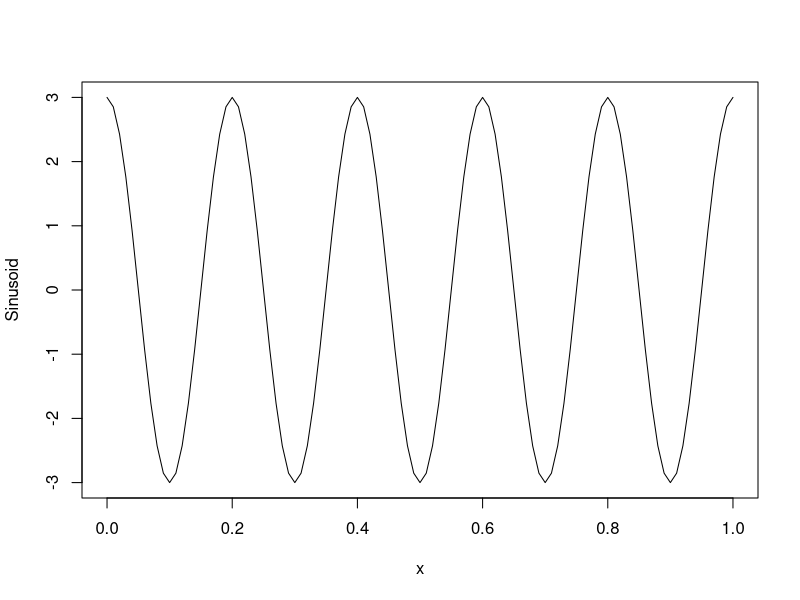
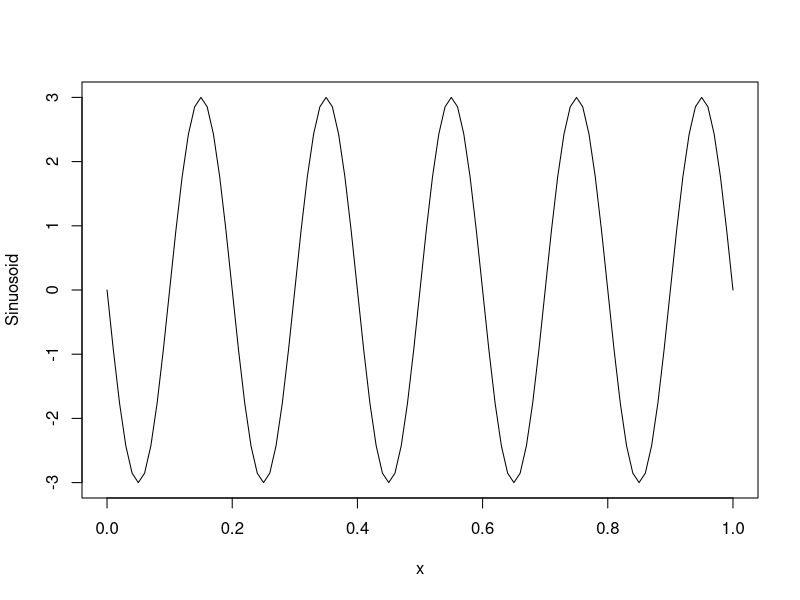
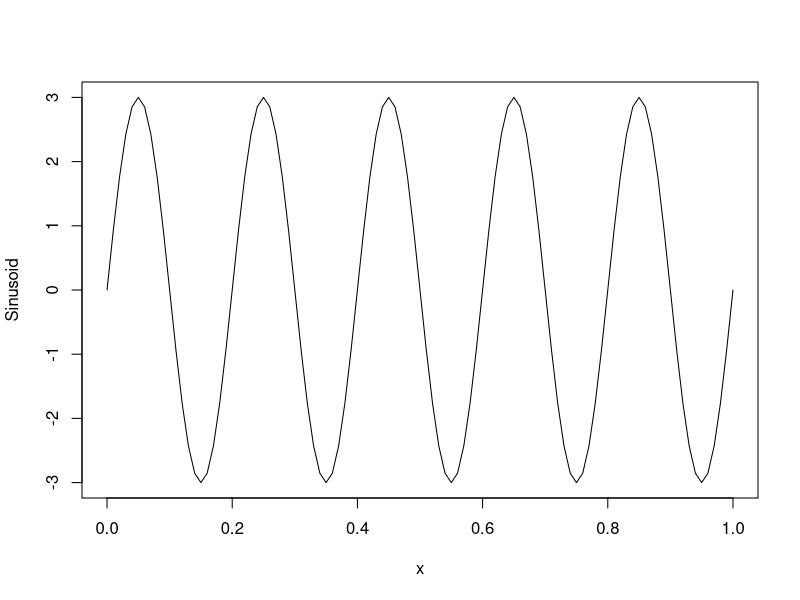
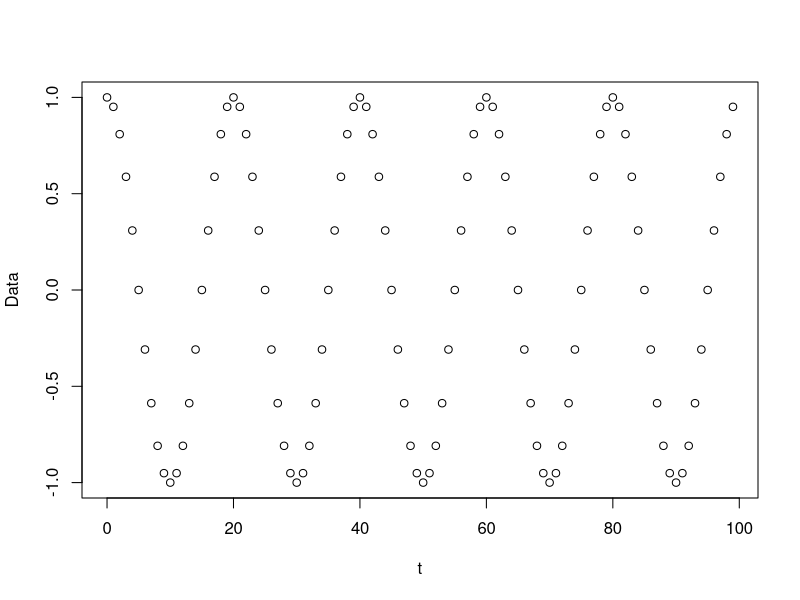
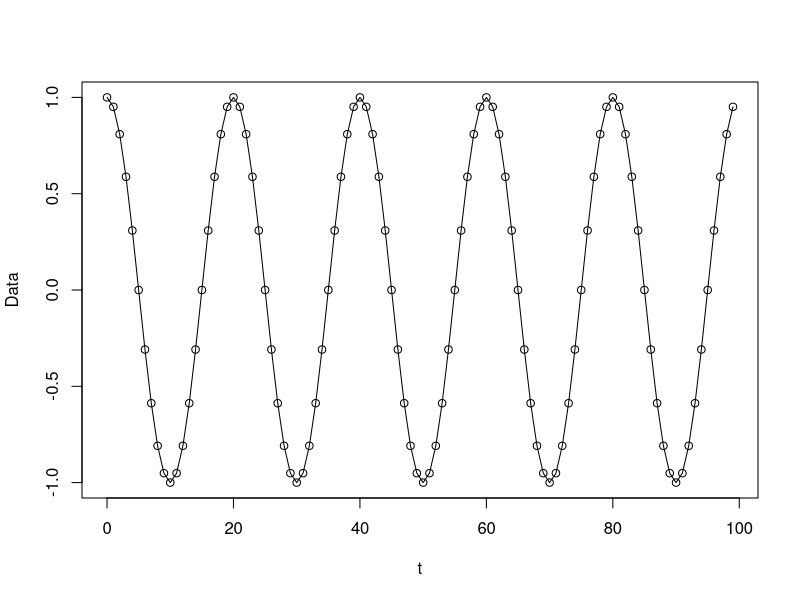
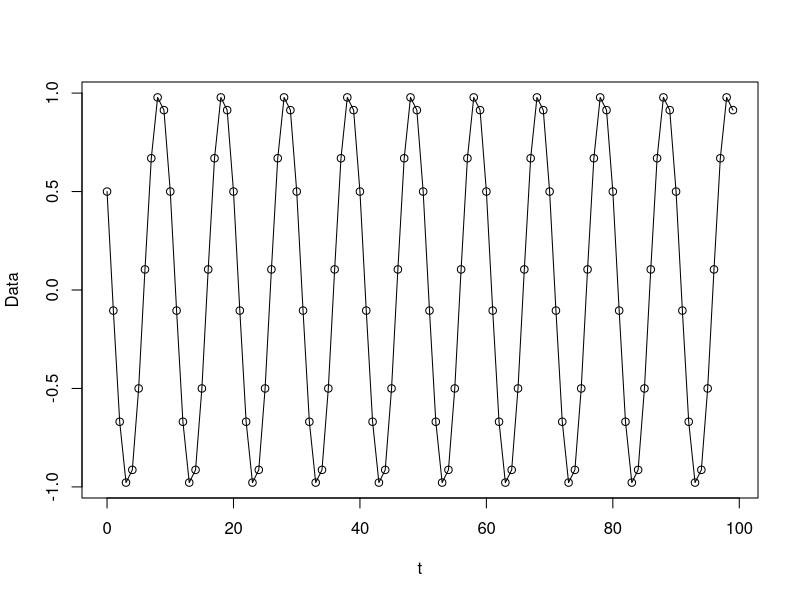
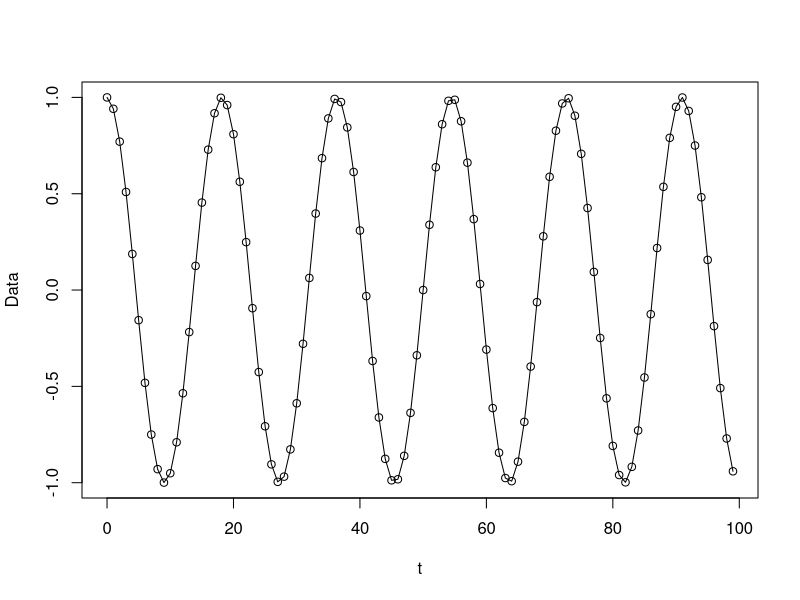
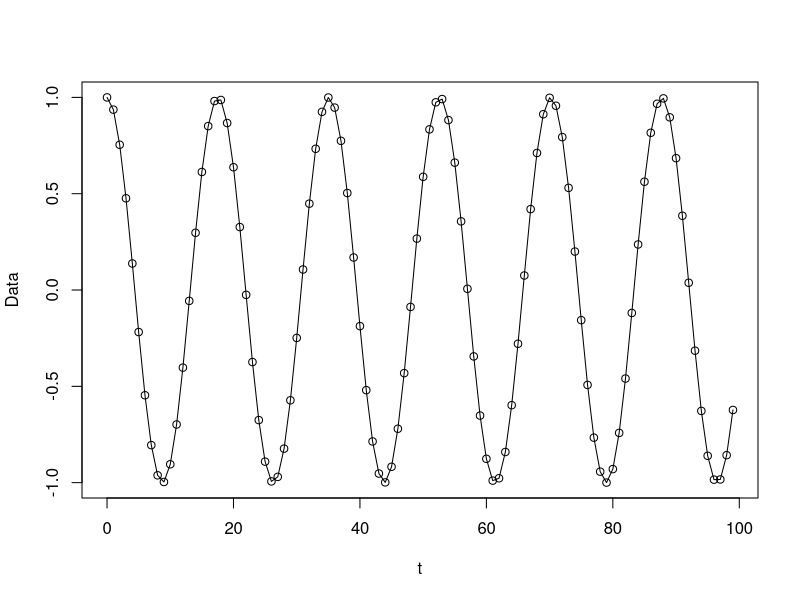

These charts were generated, in order, by the following R code:
#FREQUENCY DOMAIN ANALYSIS
#SINUSOIDS
R = 3
f = 5
Ph = 0
bcf = function(t){R*cos(2*pi*f*t + Ph)}
plot(bcf, ylab = "Sinusoid")

Ph = pi/2
bcf = function(t){R*cos(2*pi*f*t + Ph)}
plot(bcf, ylab = "Sinuosoid")

Ph = -pi/2
bcf = function(t){R*cos(2*pi*f*t + Ph)}
plot(bcf, ylab = "Sinusoid")


#Guess sinusoid from data
t = 0:99; cos1 = cos(2*pi*t*(5/100))
plot(t, cos1, ylab = "Data")
plot(t, cos1, ylab = "Data", type = "o")

t = 0:99; cos2 = cos(2*pi*t*(10/100) + (pi/3))
plot(t, cos2, ylab = "Data", type = "o")

t = 0:99; cos2 = cos(2*pi*t*(5.5/100))
plot(t, cos2, ylab = "Data", type = "o")

t = 0:99; cos2 = cos(2*pi*t*(5.7/100))
plot(t, cos2, ylab = "Data", type = "o")
#Sinusoids with frequencies of the form (j/n) are easy to guess (here n is the data size and j is an integer). These frequencies are called Fourier frequencies. 

#Understanding the DFT
n = 11
x = rnorm(n)
fft(x)
pgram = abs(fft(x)[1:6])^2/n
plot(pgram, type = "h")

n = 12
x = rnorm(n)
fft(x)
pgram = abs(fft(x)[1:7])^2/n
plot(pgram, type = "h")

#Guessing Sinusoids
n = 11
tme = 0:(n-1)
f = 1/n
x = cos(2*pi*f*tme)
plot(tme, x, type = "o")

#DFT
fft(x)[1:6]
abs(fft(x)[1:6])

x = 100 + x
fft(x)[1:6]
abs(fft(x)[1:6])

#Periodogram
plot(1:5, abs(fft(x)[2:6])^2/n)
#Better plot:
plot(1:5, abs(fft(x)[2:6])^2/n, type = "h", ylab = "Periodogram")
abline(h = 0)
#Thus for the cosine of frequency 1/n, I(j/n) equals zero for all j = 2, 3, 4, 5.

f = 1/n
x = 100*sin(2*pi*f*tme)
plot(tme, x, type = "o")
plot(1:5, abs(fft(x)[2:6])^2/n, type = "h", ylab = "Periodogram")
abline(h = 0)

f = 1/n
x = 10*sin(2*pi*f*tme) + 3*cos(2*pi*f*tme)
plot(tme, x, type = "o")
plot(1:5, abs(fft(x)[2:6])^2/n, type = "h", ylab = "Periodogram")
abline(h = 0)

#Larger n
n = 100
tme = 0:(n-1)
f = 1/n
x = 10*sin(2*pi*f*tme) + 3*cos(2*pi*f*tme)
plot(tme, x, type = "o")
plot(1:50, abs(fft(x)[2:51])^2/n, type = "h", ylab = "Periodogram")
abline(h = 0)

n = 100
tme = 0:(n-1)
f = 6/n
x = 10*sin(2*pi*f*tme) + 3*cos(2*pi*f*tme)
plot(tme, x, type = "o")
plot(1:50, abs(fft(x)[2:51])^2/n, type = "h", ylab = "Periodogram")
abline(h = 0)

#Two Frequencies
n = 100
tme = 0:(n-1)
f1 = 0.25
f2 = 0.1
x = 10*sin(2*pi*f1*tme) + 3*cos(2*pi*f1*tme) + 5*cos(2*pi*f2*tme)
plot(tme, x, type = "o")
plot(1:50, abs(fft(x)[2:51])^2/n, type = "h", ylab = "Periodogram")
abline(h = 0)
#Once frequencies are figured out, one can do a linear regression to figure out amplitudes and phases. 
x1 = cos(2*pi*f1*tme)
x2 = sin(2*pi*f1*tme)
x3 = cos(2*pi*f2*tme)
x4 = sin(2*pi*f2*tme)
reg = lm(x ~ 1 + x1 + x2 + x3 + x4)
summary(reg)


#Five Frequencies
n = 100
tme = 0:(n-1)
f1 = 0.25
f2 = 0.1
f3 = 0.33
f4 = 0.01
f5 = 0.15
x = 10*sin(2*pi*f1*tme) + 3*cos(2*pi*f1*tme) + 5*cos(2*pi*f2*tme) + 8*sin(2*pi*f3*tme) + 4*cos(2*pi*f4*tme) + 7*sin(2*pi*f5*tme) + 3*cos(2*pi*f5*tme)
plot(tme, x, type = "o")
plot(1:50, abs(fft(x)[2:51])^2/n, type = "h", ylab = "Periodogram")
abline(h = 0)

